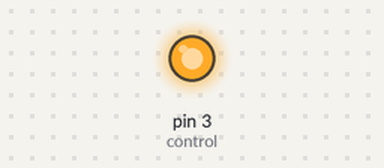
A sketch run on a simulated Arduino Uno, built with avr-gcc and run on an emulated ATmega328P. Shown: output pins drawn as LEDs (lit = HIGH).

Above: at 0.1 s.
Timing chart, 0 to 1.6 s (numbered marks = the images above):
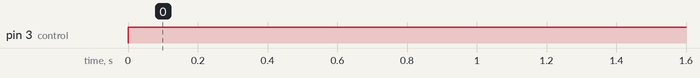

Measured:
- by itself, pin 3 (control): LOW → HIGH at 0.00 s

The sketch:

motor_ino.ino
```cpp
const int control = 3 ;

void setup()
   {    pinMode(control,  OUTPUT) ; }

void loop()
   {
        for ( int n = 0 ; n < 255 ; n++)
          {
              analogWrite (control,  255) ;
              //delay(15) ;
          }
   }
```
